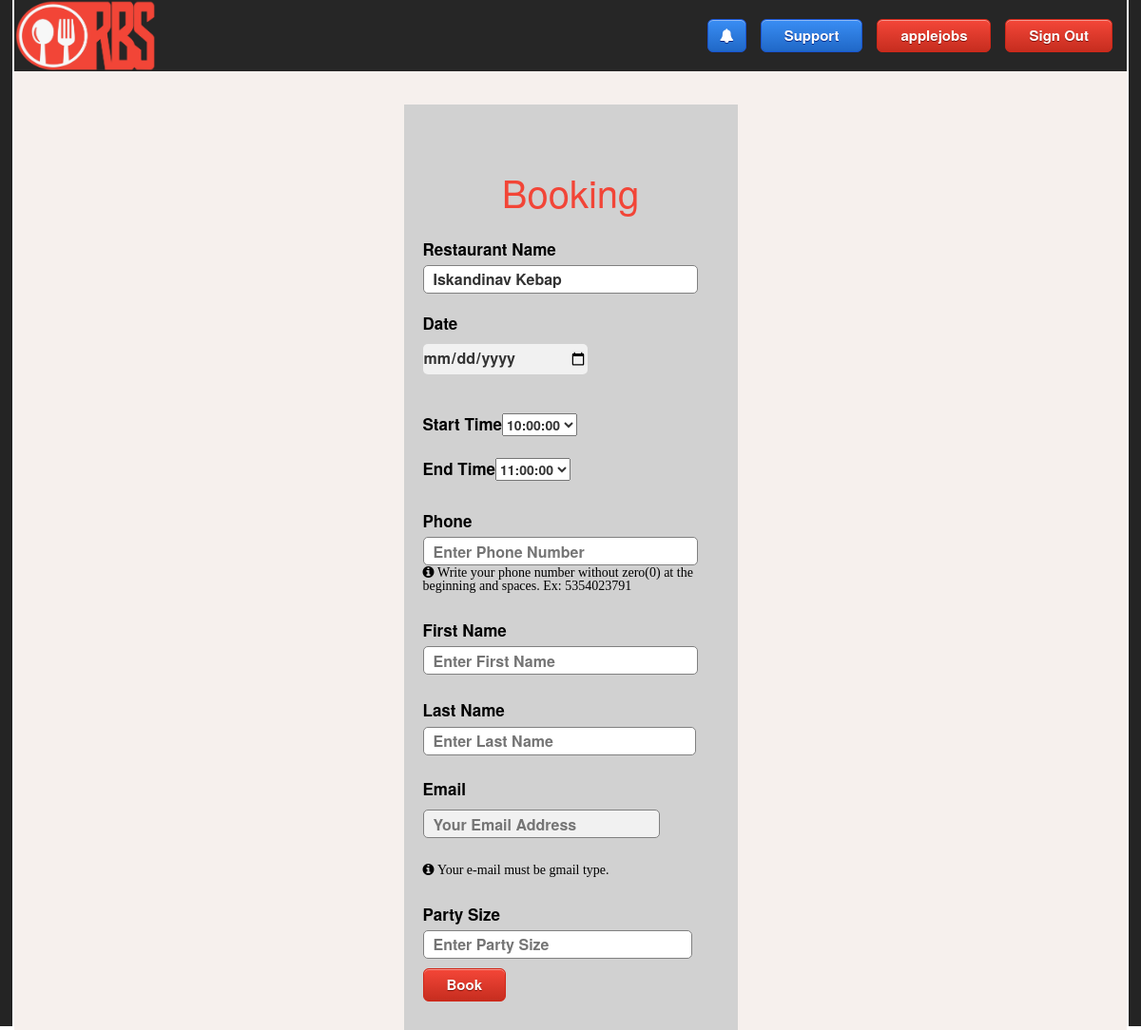
The app's page /Project/bookingForm.php?varname=allfather (signed in) with its own data.
### tables this page shows
CREATE TABLE `restaurant_owner` (
  `uname` varchar(45) NOT NULL,
  `fname` varchar(45) NOT NULL,
  `lname` varchar(45) NOT NULL,
  `rest_name` varchar(45) NOT NULL,
  `email` varchar(45) NOT NULL,
  `psw` varchar(45) NOT NULL,
  `location` varchar(45) NOT NULL,
  `phoneNo` varchar(45) NOT NULL,
  `cap` int(11) NOT NULL,
  `description` longtext DEFAULT NULL,
  `payment` longtext DEFAULT NULL,
  `additional` longtext DEFAULT NULL,
  `address` longtext DEFAULT NULL,
  `startTime` time DEFAULT NULL,
  `endTime` time DEFAULT NULL,
  `stars` int(11) DEFAULT NULL,
  `cuisines` longtext DEFAULT NULL,
  `seating_options` longtext DEFAULT NULL,
  `price` int(11) DEFAULT NULL,
  `isBanned` tinyint(4) DEFAULT NULL,
  `warnCount` int(11) DEFAULT NULL,
  `recCode` varchar(45) NOT NULL,
  `shutdown` tinyint(4) NOT NULL DEFAULT 0,
  PRIMARY KEY (`uname`)
);

### Project/bookingForm.php (the view, shortened to what this page needs)
<!DOCTYPE html>
<link rel="stylesheet" href="style.css"></link>
<?php include('bootstrapinclude.php') ?>
<?php
include('book.php');
$uname = $_GET['varname'];
$sql = "SELECT * FROM restaurant_owner WHERE uname='$uname'";
$query = mysqli_query($conn, $sql);
$restArray = mysqli_fetch_assoc($query);
$start1 = $restArray['startTime'];
$end1 = $restArray['endTime'];
?>
<html>
    <body>
    <div class="container" id="fullC">
        <div class="top">
            <?php if (isset($_SESSION['success'])):  ?>
                <a href="SignOut.php"><button  id="signout">Sign Out </button></a>
                <a href='userProfile.php?varname=<?php echo $_SESSION['username'] ?>'><button id="profile" ><?php echo $_SESSION['username'] ?></button></a>
                <a href ="support.php"><button id ="support"> Support</button> </a>
                <div class="dropdown">
                    <a href="notifications.php" class="notification">
                        <i class="fa fa-bell" aria-hidden="true"></i>
                    </a>
                </div>
                <a href="index.php"><img src="img/LOGO.png" alt="RBS" style="width:150px"></a>
            <?php endif ?>
        </div>
        <div id="formArea">
            <?php echo "<form class='formX' method='post' action='bookingForm.php?varname=$uname'>" ?>
            <h1>Booking</h1>
            <div class="input-group">
                <label for="rName">Restaurant Name</label>
                <input class="input" type="text" value="<?php echo $rest_name ?>" placeholder="<?php echo $rest_name      ?>" name="rName" readonly></input>
            </div>
            <div class="input-group">
                <label for="date">Date</label>
                <input onclick="dateConstraint()" class="input" id="bookingDate" type="date" name="date" value="<?php echo $date ?>" ></input>
            </div>
            <div class="input-group">
                <label for="time">Start Time</label>
                <select class="input" type="time" name="startTime" >
                    <?php
                    $start_time = $start1;
                    $end_time = $end1;
                    while (strtotime($start_time) < strtotime($end_time)) {
                        if (strtotime($start_time) === strtotime("23:59:00")) {
                            echo "<option value=" . $start_time . ">" . "24:00:00" . "</option>";
                        } else {
                            echo "<option value=" . $start_time . ">" . $start_time . "</option>";
                        }
                        if (strtotime($start_time) === strtotime("23:59:00")) {
                            break;
                        } else if (strtotime($start_time) === strtotime("23:00:00")) {
                            $start_time = date("H:i:s", strtotime('+59 minutes', strtotime($start_time)));
                        } else {
                            $start_time = date("H:i:s", strtotime('+1 hour', strtotime($start_time)));
                        }
                    }
                    ?>
                </select>
            </div>
            <div class="input-group">
                <label for="time">End Time</label>
                <select class="input" type="time" name="endTime" >
                    <?php
                    $start_time2 = date("H:i:s", strtotime('+1 hour', strtotime($start1)));
                    $end_time2 = $end1;
                    while (strtotime($start_time2) <= strtotime($end_time2)) {
                        if (strtotime($start_time2) === strtotime("23:59:00")) {
                            echo "<option value=" . $start_time2 . ">" . "24:00:00" . "</option>";
                        } else {
                            echo "<option value=" . $start_time2 . ">" . $start_time2 . "</option>";
                        }
                        if (strtotime($start_time2) === strtotime("23:59:00")) {
                            break;
                        } else if (strtotime($start_time2) === strtotime("23:00:00")) {
                            $start_time2 = date("H:i:s", strtotime('+59 minutes', strtotime($start_time2)));
                        } else {
                            $start_time2 = date("H:i:s", strtotime('+1 hour', strtotime($start_time2)));
                        }
                    }
                    ?>
                </select>
            </div>
            <div class="input-group">
                <label for="phoneNo">Phone</label>
                <input class="input" type="tel" placeholder="Enter Phone Number" name="phoneNo" value="<?php echo $phone ?>" pattern="[0-9]{10}"></input>
                <div class="help_text">
                    <i class="fa fa-info-circle" style="color:black;" aria-hidden="true">  Write your phone number without zero(0) at the beginning and spaces. Ex: 5354023791 </i>
                </div>
            </div>
            <div class="input-group">
                <label for="fname">First Name</label>
                <input class="input" type="text" placeholder="Enter First Name"name="fname" value="<?php echo $fname ?>"></input>
            </div>
            <div class="input-group">
                <label for="lname">Last Name</label>
                <input class="input" type="text"  placeholder="Enter Last Name"name="lname" value="<?php echo $lname ?>"></input>
            </div>
            <div class="input-group">
                <label>Email</label>
                <input placeholder="Your Email Address" type="email" name="email" value="<?php echo $email ?>" pattern="[a-z0-9._%+-]+@gmail\.com$" title="Your email must be gmail type." />
                <div class="help_text">
                    <i class="fa fa-info-circle" style="color:black;" aria-hidden="true">  Your e-mail must be gmail type. </i>
                </div>
            </div>
            <div class="input-group">
                <label for="lname">Party Size</label>
                <input class="input" type="text" placeholder="Enter Party Size" name="party" value="<?php echo $party ?>"></input>
            </div>
            <div class="input-group">
                <?php
                $uname = $_GET['varname'];
                echo "<a href='book.php?varname=$uname'><button type='submit' class='btn' name='booking'>Book</button></a>";
                ?>
            </div>
            </form>
        </div>
    </div>
</body>
</html>

### Project/style.css (style rules this page uses)
html { height:100%; }
body { height:100%; background-repeat:no-repeat; background-attachment:fixed; background-position:top; background-image:url("img/homeBG.png") }
.top { background-color:#262626; }
.top img { size:landscape; width:250px; height:75px; }
.top button { float : right ; margin-top : 20px; margin-right : 15px; box-shadow:inset 0px 1px 0px 0px #f5978e; background:linear-gradient(to bottom, #f24537 5%, #c62d1f 100%); background-color:#f24537; border-radius:6px; border:1px solid #d02718; display:inline-block; cursor:pointer; color:#ffffff; font-size:15px; font-weight:bold; padding:6px 24px; text-decoration:none; text-shadow:0px 1px 0px #810e05; }
.container { min-height:1080px; width:100%; height:auto; background:#F6F0ED; box-shadow:0px 2px 0px 2px white; }
#fullC { height:auto; }
.dropdown { float:right; position: relative; display: inline-block; }
.notification { float:right; margin-top : 20px; margin-right : 15px; color:#ffffff; text-decoration: none; padding: 6px 12px; position: relative; display: inline-block; box-shadow:inset 0px 1px 0px 0px #8EB9F5; background:linear-gradient(to bottom, #388CF2 5%, #2068C7 100%); background-color:#388CF2; border-radius:6px; border:1px solid #1953D1; font-size:15px; font-weight:bold; text-shadow:0px 1px 0px #052482; }
#support, .support { margin-top:20px; box-shadow:inset 0px 1px 0px 0px #8EB9F5; background:linear-gradient(to bottom, #388CF2 5%, #2068C7 100%); background-color:#388CF2; border-radius:6px; border:1px solid #1953D1; display:inline-block; cursor:pointer; color:#ffffff; font-size:15px; font-weight:bold; padding:6px 24px; text-decoration:none; text-shadow:0px 1px 0px #052482; }
.container h1 { text-align:center ; font-size:40px; color:#f24537; margin-top : 50px; }
.form-container input[type=text], input[type=password],input[type=number],input[type=email], #bookingDate, #bookingTime { width: 100%; padding: 16px 0px; margin: 5px 0 22px 0; border: none; background: #f1f1f1; }
#profile { top: 25px; right: 130px; }
#signout { top: 25px; right: 10px; }
* { box-sizing: border-box; }
#formArea { display:block; margin-top:3%; }
.formX, .content { width: 30%; margin: 0px auto; padding: 20px; background-color:#D1D1D1; font-weight:bold; text-align:center; }
.input-group { margin: 10px 0px 10px 0px; text-align:left; }
.input-group label { letter-spacing: 0px; word-spacing: 0px; font-weight: bold; }
.input-group input { height: 30px; width: 93%; padding: 5px 10px; font-size: 16px; border-radius: 5px; border: 1px solid gray; }
.formX button { box-shadow:inset 0px 1px 0px 0px #f5978e; background:linear-gradient(to bottom, #f24537 5%, #c62d1f 100%); background-color:#f24537; border-radius:6px; border:1px solid #d02718; display:inline-block; cursor:pointer; color:#ffffff; font-size:15px; font-weight:bold; padding:6px 24px; text-decoration:none; text-shadow:0px 1px 0px #810e05; }
#personalInfos p, label { margin-top : 5%; font-size: 17px; word-spacing: 2px; color: #000000; font-weight: normal; text-decoration: none; font-style: normal; font-variant: normal; text-transform: none; }

### Project/bootstrapinclude.php (style rules this page uses)
.container { padding-right:0px; padding-left:0px; }

### records on screen
restaurant_owner: rName "Iskandinav Kebap", startTime "10:00:00", endTime "11:00:00"

### other values on screen
$_SESSION['username'] "applejobs"
